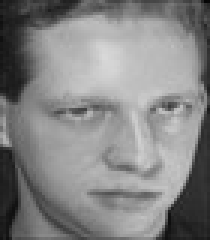
#> input picture data/ORL database/1/10_1.jpg, 70 x 80 px (shown 3 times larger); its folder holds only this picture in this run
$ python training_pca.py
#> lines starting #> are read from the running program, lines starting #| are printed output that depends on the picture
### classes/PCA.py
import cv2
import numpy as np
import csv

class PCA:
    def __init__(self, n_components=50, image_viewer = None,output_file="pca_features.csv"):
        self.n_components = n_components
        self.output_file = output_file
        self.image_viewer = image_viewer

    def fit(self, X, labels):
        # solve mean and center the data
        self.mean = np.mean(X, axis=0)
        X_centered = X - self.mean

        # covariance
        cov = np.cov(X_centered.T)
        # eigenvalues & eigen vectors
        eigenvalues, eigenvectors = np.linalg.eigh(cov)

        idxs = np.argsort(eigenvalues)[::-1]
        eigenvectors = eigenvectors[:, idxs]
        self.components = eigenvectors[:, :self.n_components]  # (D, n_components)

        projected_data = np.dot(X_centered, self.components)  # (N, n_components)

        # save PCA features with labels
        with open(self.output_file, 'w', newline='') as f:
            writer = csv.writer(f)
            header = ["label"] + [f"feature_{i}" for i in range(self.n_components)]
            writer.writerow(header)

            for label, features in zip(labels, projected_data):
                writer.writerow([label] + list(features))

    # [18 lines left out: function transform, not called in this run]

### classes/training_pca.py
import csv
import os
import cv2
import numpy as np

from PCA import PCA
def load_images_from_folder(root_folder):
#> called with root_folder = '../data/ORL database'
    data = []
    labels = []
    for person_folder in sorted(os.listdir(root_folder)):
        person_path = os.path.join(root_folder, person_folder)
        if os.path.isdir(person_path):
            for filename in sorted(os.listdir(person_path)):
                if filename.endswith('.jpg')| filename.endswith('.png'):
                    img_path = os.path.join(person_path, filename)
                    img = cv2.imread(img_path, cv2.IMREAD_GRAYSCALE)
#> img is the input picture: shape (80, 70); min 5, max 216, mean 132
                    if img is not None:
                        img_flat = img.flatten()
#> img_flat = 5600 values, max 216 at index 1294, min 5 at index 68, mean 132
                        data.append(img_flat)
                        labels.append(person_folder)  # Add folder name as label
    return np.array(data), labels

def save_mean_vector(X, output_file="mean_vector.csv"):
    # Mean of each pixel across all images (axis=0 means column-wise)
    mean_vector = np.mean(X, axis=0)

    # Save to CSV (one row with D columns)
    with open(output_file, 'w', newline='') as f:
        writer = csv.writer(f)
        writer.writerow(mean_vector)


image_data, image_labels = load_images_from_folder("../data/ORL database")
#> image_labels = ['1', '10']

# Save mean vector
save_mean_vector(image_data, output_file="../data/mean_vector.csv")
#> in save_mean_vector, `mean_vector = np.mean(X, axis=0)`: mean_vector = 5600 values, max 208 at index 1364, min 17.5 at index 4765, mean 122.5

# Perform PCA and save features
pca = PCA(n_components=50, output_file="../data/pca_features.csv")
pca.fit(image_data, image_labels)
#> in fit, `self.mean = np.mean(X, axis=0)`: self.mean has the same summary as mean_vector in save_mean_vector
#> in fit, `cov = np.cov(X_centered.T)`:
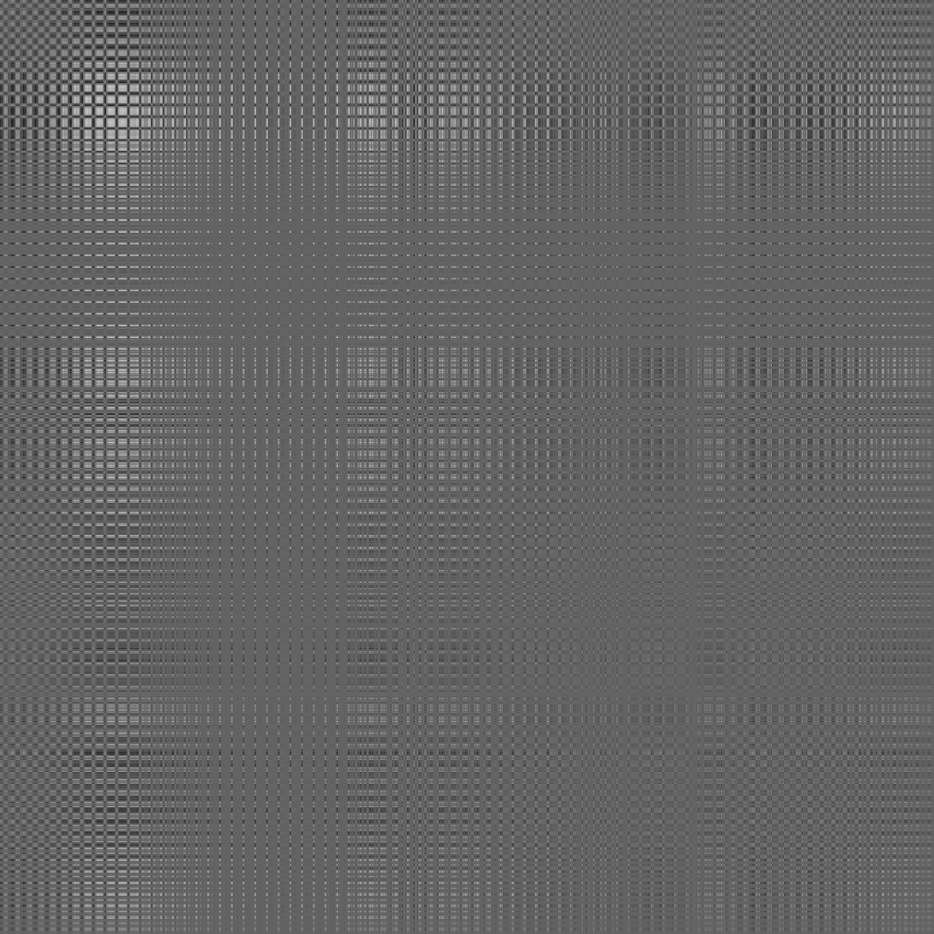
#> cov: shape (5600, 5600) float64 (shown at 1/6 size); min -9657, max 15138, mean 181.8; drawn with min black and max white
#> (the run stopped early here; a loop or call above may not have finished)
